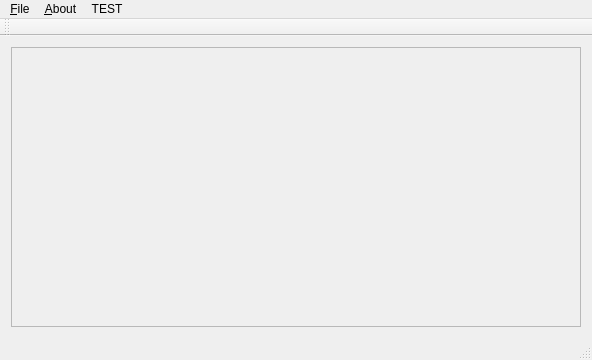
<?xml version="1.0" encoding="UTF-8"?>
<ui version="4.0">
 <class>CJWindow</class>
 <widget class="QMainWindow" name="CJWindow">
  <property name="geometry">
   <rect>
    <x>0</x>
    <y>0</y>
    <width>592</width>
    <height>360</height>
   </rect>
  </property>
  <property name="windowTitle">
   <string>CJWindow</string>
  </property>
  <widget class="QWidget" name="centralWidget">
   <layout class="QGridLayout" name="gridLayout_2">
    <item row="0" column="0">
     <layout class="QGridLayout" name="gridLayout_home">
      <property name="sizeConstraint">
       <enum>QLayout::SetNoConstraint</enum>
      </property>
      <item row="0" column="0">
       <widget class="QScrollArea" name="scrollArea_home">
        <property name="widgetResizable">
         <bool>true</bool>
        </property>
        <widget class="QWidget" name="scrollArea_homeWidgetContents">
         <property name="geometry">
          <rect>
           <x>0</x>
           <y>0</y>
           <width>570</width>
           <height>275</height>
          </rect>
         </property>
        </widget>
       </widget>
      </item>
     </layout>
    </item>
   </layout>
  </widget>
  <widget class="QMenuBar" name="menuBar">
   <property name="geometry">
    <rect>
     <x>0</x>
     <y>0</y>
     <width>592</width>
     <height>28</height>
    </rect>
   </property>
   <widget class="QMenu" name="menu_About">
    <property name="title">
     <string>&amp;About</string>
    </property>
   </widget>
   <widget class="QMenu" name="menuFile">
    <property name="title">
     <string>&amp;File</string>
    </property>
    <addaction name="action_Home"/>
    <addaction name="action_test1"/>
    <addaction name="actionTest_2"/>
    <addaction name="actionTest_3"/>
    <addaction name="actionTest_4"/>
   </widget>
   <widget class="QMenu" name="menuTEST">
    <property name="title">
     <string>TEST</string>
    </property>
    <addaction name="actionCLEAR"/>
   </widget>
   <addaction name="menuFile"/>
   <addaction name="menu_About"/>
   <addaction name="menuTEST"/>
  </widget>
  <widget class="QToolBar" name="mainToolBar">
   <attribute name="toolBarArea">
    <enum>TopToolBarArea</enum>
   </attribute>
   <attribute name="toolBarBreak">
    <bool>false</bool>
   </attribute>
  </widget>
  <widget class="QStatusBar" name="statusBar"/>
  <action name="action_test1">
   <property name="text">
    <string>Test&amp;1</string>
   </property>
   <property name="shortcut">
    <string>Ctrl+1</string>
   </property>
  </action>
  <action name="action_Home">
   <property name="enabled">
    <bool>true</bool>
   </property>
   <property name="text">
    <string>&amp;Home</string>
   </property>
   <property name="shortcut">
    <string>Ctrl+H</string>
   </property>
  </action>
  <action name="actionCLEAR">
   <property name="text">
    <string>CLEAR</string>
   </property>
  </action>
  <action name="actionTest_2">
   <property name="text">
    <string>Test&amp;2</string>
   </property>
  </action>
  <action name="actionTest_3">
   <property name="text">
    <string>Test&amp;3</string>
   </property>
  </action>
  <action name="actionTest_4">
   <property name="text">
    <string>Test&amp;4</string>
   </property>
  </action>
 </widget>
 <layoutdefault spacing="6" margin="11"/>
 <resources/>
 <connections/>
</ui>
